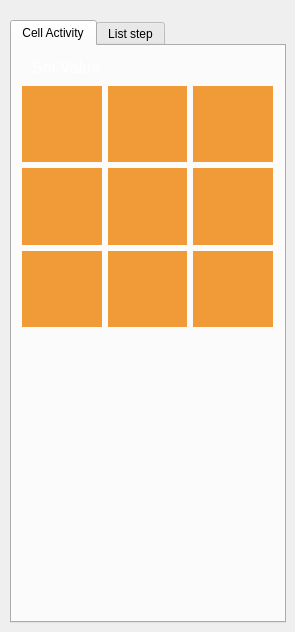
       <widget class="QWidget" name="widget_3" native="true">
        <widget class="QTabWidget" name="tabWidget">
         <property name="geometry">
          <rect>
           <x>10</x>
           <y>20</y>
           <width>276</width>
           <height>603</height>
          </rect>
         </property>
         <property name="currentIndex">
          <number>0</number>
         </property>
         <widget class="QWidget" name="tab">
          <attribute name="title">
           <string>Cell Activity</string>
          </attribute>
          <widget class="QWidget" name="gridLayoutWidget_10">
           <property name="geometry">
            <rect>
             <x>10</x>
             <y>40</y>
             <width>251</width>
             <height>241</height>
            </rect>
           </property>
           <layout class="QGridLayout" name="gridLayout_10">
            <item row="2" column="3">
             <widget class="QPushButton" name="pushButton_09">
              <property name="sizePolicy">
               <sizepolicy hsizetype="Expanding" vsizetype="Expanding">
                <horstretch>0</horstretch>
                <verstretch>0</verstretch>
               </sizepolicy>
              </property>
              <property name="font">
               <font>
                <family>Myriad Pro</family>
                <pointsize>24</pointsize>
                <weight>50</weight>
                <bold>false</bold>
               </font>
              </property>
              <property name="styleSheet">
               <string notr="true">QPushButton {
	border:1 px solid gray;
	background-color: #f19b38;
}</string>
              </property>
              <property name="text">
               <string/>
              </property>
              <property name="icon">
               <iconset resource="resource.qrc">
                <normaloff>:/src/resource/img/Num9.png</normaloff>:/src/resource/img/Num9.png</iconset>
              </property>
              <property name="iconSize">
               <size>
                <width>30</width>
                <height>30</height>
               </size>
              </property>
             </widget>
            </item>
            <item row="2" column="2">
             <widget class="QPushButton" name="pushButton_08">
              <property name="sizePolicy">
               <sizepolicy hsizetype="Expanding" vsizetype="Expanding">
                <horstretch>0</horstretch>
                <verstretch>0</verstretch>
               </sizepolicy>
              </property>
              <property name="font">
               <font>
                <family>Myriad Pro</family>
                <pointsize>24</pointsize>
                <weight>50</weight>
                <bold>false</bold>
               </font>
              </property>
              <property name="styleSheet">
               <string notr="true">QPushButton {
	border:1 px solid gray;
	background-color: #f19b38;
}</string>
              </property>
              <property name="text">
               <string/>
              </property>
              <property name="icon">
               <iconset resource="resource.qrc">
                <normaloff>:/src/resource/img/Num8.png</normaloff>:/src/resource/img/Num8.png</iconset>
              </property>
              <property name="iconSize">
               <size>
                <width>30</width>
                <height>30</height>
               </size>
              </property>
             </widget>
            </item>
            <item row="0" column="3">
             <widget class="QPushButton" name="pushButton_03">
              <property name="sizePolicy">
               <sizepolicy hsizetype="Expanding" vsizetype="Expanding">
                <horstretch>0</horstretch>
                <verstretch>0</verstretch>
               </sizepolicy>
              </property>
              <property name="font">
               <font>
                <family>Myriad Pro</family>
                <pointsize>24</pointsize>
                <weight>50</weight>
                <bold>false</bold>
               </font>
              </property>
              <property name="styleSheet">
               <string notr="true">QPushButton {
	border:1 px solid gray;
	background-color: #f19b38;
}</string>
              </property>
              <property name="text">
               <string/>
              </property>
              <property name="icon">
               <iconset resource="resource.qrc">
                <normaloff>:/src/resource/img/Num3.png</normaloff>:/src/resource/img/Num3.png</iconset>
              </property>
              <property name="iconSize">
               <size>
                <width>30</width>
                <height>30</height>
               </size>
              </property>
             </widget>
            </item>
            <item row="0" column="2">
             <widget class="QPushButton" name="pushButton_02">
              <property name="sizePolicy">
               <sizepolicy hsizetype="Expanding" vsizetype="Expanding">
                <horstretch>0</horstretch>
                <verstretch>0</verstretch>
               </sizepolicy>
              </property>
              <property name="font">
               <font>
                <family>Myriad Pro</family>
                <pointsize>24</pointsize>
                <weight>50</weight>
                <bold>false</bold>
               </font>
              </property>
              <property name="styleSheet">
               <string notr="true">QPushButton {
	border:1 px solid gray;
	background-color: #f19b38;
}</string>
              </property>
              <property name="text">
               <string/>
              </property>
              <property name="icon">
               <iconset resource="resource.qrc">
                <normaloff>:/src/resource/img/Num2.png</normaloff>:/src/resource/img/Num2.png</iconset>
              </property>
              <property name="iconSize">
               <size>
                <width>30</width>
                <height>30</height>
               </size>
              </property>
             </widget>
            </item>
            <item row="1" column="2">
             <widget class="QPushButton" name="pushButton_05">
              <property name="sizePolicy">
               <sizepolicy hsizetype="Expanding" vsizetype="Expanding">
                <horstretch>0</horstretch>
                <verstretch>0</verstretch>
               </sizepolicy>
              </property>
              <property name="font">
               <font>
                <family>Myriad Pro</family>
                <pointsize>24</pointsize>
                <weight>50</weight>
                <bold>false</bold>
               </font>
              </property>
              <property name="styleSheet">
               <string notr="true">QPushButton {
	border:1 px solid gray;
	background-color: #f19b38;
}</string>
              </property>
              <property name="text">
               <string/>
              </property>
              <property name="icon">
               <iconset resource="resource.qrc">
                <normaloff>:/src/resource/img/Num5.png</normaloff>:/src/resource/img/Num5.png</iconset>
              </property>
              <property name="iconSize">
               <size>
                <width>30</width>
                <height>30</height>
               </size>
              </property>
             </widget>
            </item>
            <item row="1" column="3">
             <widget class="QPushButton" name="pushButton_06">
              <property name="sizePolicy">
               <sizepolicy hsizetype="Expanding" vsizetype="Expanding">
                <horstretch>0</horstretch>
                <verstretch>0</verstretch>
               </sizepolicy>
              </property>
              <property name="font">
               <font>
                <family>Myriad Pro</family>
                <pointsize>24</pointsize>
                <weight>50</weight>
                <bold>false</bold>
               </font>
              </property>
              <property name="styleSheet">
               <string notr="true">QPushButton {
	border:1 px solid gray;
	background-color: #f19b38;
}</string>
              </property>
              <property name="text">
               <string/>
              </property>
              <property name="icon">
               <iconset resource="resource.qrc">
                <normaloff>:/src/resource/img/Num6.png</normaloff>:/src/resource/img/Num6.png</iconset>
              </property>
              <property name="iconSize">
               <size>
                <width>30</width>
                <height>30</height>
               </size>
              </property>
             </widget>
            </item>
            <item row="2" column="1">
             <widget class="QPushButton" name="pushButton_07">
              <property name="sizePolicy">
               <sizepolicy hsizetype="Expanding" vsizetype="Expanding">
                <horstretch>0</horstretch>
                <verstretch>0</verstretch>
               </sizepolicy>
              </property>
              <property name="font">
               <font>
                <family>Myriad Pro</family>
                <pointsize>24</pointsize>
                <weight>50</weight>
                <bold>false</bold>
               </font>
              </property>
              <property name="styleSheet">
               <string notr="true">QPushButton {
	border:1 px solid gray;
	background-color: #f19b38;
}</string>
              </property>
              <property name="text">
               <string/>
              </property>
              <property name="icon">
               <iconset resource="resource.qrc">
                <normaloff>:/src/resource/img/Num7.png</normaloff>:/src/resource/img/Num7.png</iconset>
              </property>
              <property name="iconSize">
               <size>
                <width>30</width>
                <height>30</height>
               </size>
              </property>
             </widget>
            </item>
            <item row="1" column="1">
             <widget class="QPushButton" name="pushButton_04">
              <property name="sizePolicy">
               <sizepolicy hsizetype="Expanding" vsizetype="Expanding">
                <horstretch>0</horstretch>
                <verstretch>0</verstretch>
               </sizepolicy>
              </property>
              <property name="font">
               <font>
                <family>Myriad Pro</family>
                <pointsize>24</pointsize>
                <weight>50</weight>
                <bold>false</bold>
               </font>
              </property>
              <property name="styleSheet">
               <string notr="true">QPushButton {
	border:1 px solid gray;
	background-color: #f19b38;
}</string>
              </property>
              <property name="text">
               <string/>
              </property>
              <property name="icon">
               <iconset resource="resource.qrc">
                <normaloff>:/src/resource/img/Num4.png</normaloff>:/src/resource/img/Num4.png</iconset>
              </property>
              <property name="iconSize">
               <size>
                <width>30</width>
                <height>30</height>
               </size>
              </property>
             </widget>
            </item>
            <item row="0" column="1">
             <widget class="QPushButton" name="pushButton_01">
              <property name="sizePolicy">
               <sizepolicy hsizetype="Expanding" vsizetype="Expanding">
                <horstretch>0</horstretch>
                <verstretch>0</verstretch>
               </sizepolicy>
              </property>
              <property name="font">
               <font>
                <family>Myriad Pro</family>
                <pointsize>24</pointsize>
                <weight>50</weight>
                <bold>false</bold>
               </font>
              </property>
              <property name="styleSheet">
               <string notr="true">QPushButton {
	border:1 px solid gray;
	background-color: #f19b38;
}</string>
              </property>
              <property name="text">
               <string/>
              </property>
              <property name="icon">
               <iconset resource="resource.qrc">
                <normaloff>:/src/resource/img/Num1.png</normaloff>:/src/resource/img/Num1.png</iconset>
              </property>
              <property name="iconSize">
               <size>
                <width>30</width>
                <height>30</height>
               </size>
              </property>
              <property name="flat">
               <bool>false</bool>
              </property>
             </widget>
            </item>
           </layout>
          </widget>
          <widget class="QLabel" name="label_2">
           <property name="geometry">
            <rect>
             <x>20</x>
             <y>13</y>
             <width>71</width>
             <height>16</height>
            </rect>
           </property>
           <property name="font">
            <font>
             <pointsize>12</pointsize>
            </font>
           </property>
           <property name="styleSheet">
            <string notr="true">color: rgb(255, 255, 255);</string>
           </property>
           <property name="text">
            <string>Set Value</string>
           </property>
          </widget>
         </widget>
         <widget class="QWidget" name="tab_2">
          <attribute name="title">
           <string>List step</string>
          </attribute>
          <widget class="QWidget" name="horizontalLayoutWidget">
           <property name="geometry">
            <rect>
             <x>0</x>
             <y>0</y>
             <width>271</width>
             <height>581</height>
            </rect>
           </property>
           <layout class="QHBoxLayout" name="horizontalLayout">
            <item>
             <widget class="QListWidget" name="listWidget">
              <property name="font">
               <font>
                <pointsize>10</pointsize>
               </font>
              </property>
              <property name="styleSheet">
               <string notr="true">border:1 px solid gray;
color: rgb(255, 255, 255);</string>
              </property>
             </widget>
            </item>
           </layout>
          </widget>
         </widget>
        </widget>
       </widget>
